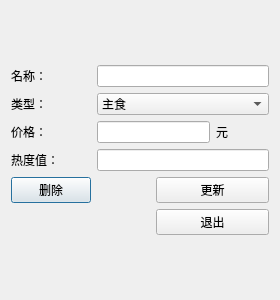
<?xml version="1.0" encoding="UTF-8"?>
<ui version="4.0">
 <class>dlgdelete_update</class>
 <widget class="QDialog" name="dlgdelete_update">
  <property name="geometry">
   <rect>
    <x>0</x>
    <y>0</y>
    <width>280</width>
    <height>300</height>
   </rect>
  </property>
  <property name="windowTitle">
   <string>Dialog</string>
  </property>
  <layout class="QVBoxLayout" name="verticalLayout">
   <item>
    <layout class="QGridLayout" name="gridLayout">
     <item row="0" column="0">
      <widget class="QLabel" name="label">
       <property name="text">
        <string>名称：</string>
       </property>
      </widget>
     </item>
     <item row="0" column="1" colspan="3">
      <widget class="QLineEdit" name="leName"/>
     </item>
     <item row="1" column="0">
      <widget class="QLabel" name="label_2">
       <property name="text">
        <string>类型：</string>
       </property>
      </widget>
     </item>
     <item row="1" column="1" colspan="3">
      <widget class="QComboBox" name="cbType">
       <item>
        <property name="text">
         <string>主食</string>
        </property>
       </item>
       <item>
        <property name="text">
         <string>饮品</string>
        </property>
       </item>
       <item>
        <property name="text">
         <string>炒菜</string>
        </property>
       </item>
       <item>
        <property name="text">
         <string>靓汤</string>
        </property>
       </item>
      </widget>
     </item>
     <item row="2" column="0">
      <widget class="QLabel" name="label_3">
       <property name="text">
        <string>价格：</string>
       </property>
      </widget>
     </item>
     <item row="2" column="1" colspan="2">
      <widget class="QLineEdit" name="lePrice"/>
     </item>
     <item row="2" column="3">
      <widget class="QLabel" name="label_5">
       <property name="text">
        <string>元</string>
       </property>
      </widget>
     </item>
     <item row="3" column="0">
      <widget class="QLabel" name="label_4">
       <property name="text">
        <string>热度值：</string>
       </property>
      </widget>
     </item>
     <item row="3" column="1" colspan="3">
      <widget class="QLineEdit" name="leHotLevel"/>
     </item>
     <item row="4" column="0">
      <widget class="QPushButton" name="pbDelete">
       <property name="text">
        <string>删除</string>
       </property>
      </widget>
     </item>
     <item row="4" column="2" colspan="2">
      <widget class="QPushButton" name="pbUpdate">
       <property name="text">
        <string>更新</string>
       </property>
      </widget>
     </item>
     <item row="5" column="0" colspan="2">
      <spacer name="horizontalSpacer">
       <property name="orientation">
        <enum>Qt::Horizontal</enum>
       </property>
       <property name="sizeHint" stdset="0">
        <size>
         <width>118</width>
         <height>20</height>
        </size>
       </property>
      </spacer>
     </item>
     <item row="5" column="2" colspan="2">
      <widget class="QPushButton" name="pbExit">
       <property name="text">
        <string>退出</string>
       </property>
      </widget>
     </item>
    </layout>
   </item>
  </layout>
 </widget>
 <resources/>
 <connections/>
</ui>
